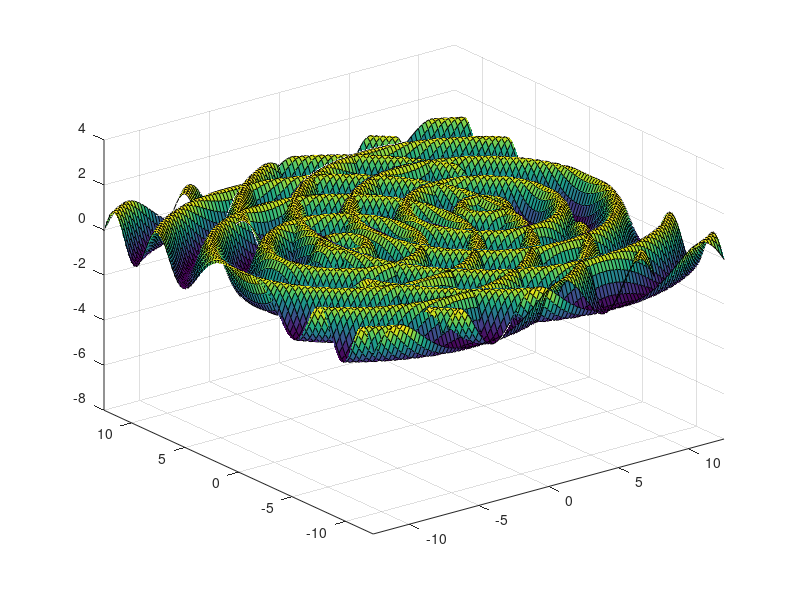

Here is the MATLAB script that generated this plot:
%Alex Demirci
%Excercise3 for Homework5
% 29/11/2021

function  excercise3
  
  % QUESTIONS
  
  % 1. The right one is case 2, as we want to simulate the interference
  %     pattern produced by two sources in water, we can obviosuly see
  %     that the obtained pattern resembles what we see in real life.
  %     The interference produces standing waves. INSTRUCTOR: the standing waves are produced only when the medium is limitated.
  
  % 2. If the distnace d is increased, the constructive and destructive interference
  %    points change INSTRUCTOR: how? -2p
  
  
  %  3. If the frequency of one of the waves is changed, this wave travels
  %  faster or slower (depending if the frequency was increased or decreased), hence
  %  reaching the other wave at a different point and thus having constructive and 
  % destructive interference points in other regions
  
  
  out_dir = "Excercise3";
  mkdir(out_dir);
  
  
  precision = 100;
  
  % amplitude
  A = 1;
  % distance
  d = 5;
  
  % frequency for wave 1
  w1 = 1;
  % frequency for wave 2
  w2 = 1;
  
  % arrays for x and y positions
  x = linspace(-4 * pi, 4 * pi, precision);
  y = linspace(-4 * pi, 4 * pi, precision);
  
  % mesh
  [xx, yy] = meshgrid(x, y);
  
  time = 0;
  timeSamples = 200;
  timeStep = 0.1;
  
  
  for i = 1 : timeSamples
    
    % uncomment the line below to see the plot from above
    %view(0, 90);
    length = sqrt(xx.*xx + yy.*yy);
    z = A * sin(2 * length - w1 * time);
    % displaced d units to one side
    surf(x + d, y, z);
    axis([-4 * pi 4 * pi  -4 * pi  4 * pi -8 4]);
   
     
    hold on;
    
    % uncomment the line below to see the plot from above
    %view(0, 90);
    
   
    z2 = A * sin(2 * length - w2 * time);
     % displaced d units to the other side
    surf(x - d, y, z2);
    axis([-4 * pi 4 * pi  -4 * pi  4 * pi -8 4]);
    hold off;
    
    time += timeStep;
    
    fname = fullfile (out_dir, sprintf("img%03i.png", i));
    imwrite (getframe (gcf).cdata, fname);
    
  endfor
 endfunction
